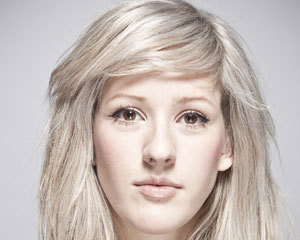
%> input picture Bachelorarbeit/foto1.jpg, 300 x 240 px
$ octave --eval "result = indizieren('foto1.jpg');"   (GNU Octave 9; MATLAB toolbox functions it lacks are replaced by stand-ins)
%> lines starting %> are read from the running program, lines starting %| are printed output that depends on the picture
function [ Bild1, Bild_Ausgabe ] = indizieren( datei )
%> called with datei = 'foto1.jpg'
if datei
Bild1=imread(datei);
%> Bild1 is the input picture: size 240x300x3 uint8; mean R, G, B 197.9, 186.1, 180.8
Bild_Ausgabe=rgb2gray(Bild1);
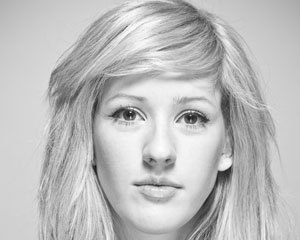
%> Bild_Ausgabe: size 240x300 uint8; min 17, max 255, mean 189
[Bild_Ausgabe,map] = gray2ind(Bild_Ausgabe,256);
%> map = 256 rows, first 12: [0 0 0; 0.00392 0.00392 0.00392; 0.00784 0.00784 0.00784; 0.0118 0.0118 0.0118; 0.0157 0.0157 0.0157; 0.0196 0.0196 0.0196; 0.0235 0.0235 0.0235; 0.0275 0.0275 0.0275; 0.0314 0.0314 0.0314; 0.0353 0.0353 0.0353; 0.0392 0.0392 0.0392; 0.0431 0.0431 0.0431]
colormap(map);

%Bild_Ausgabe=imresize(Bild_Ausgabe, 0.2);
%Bildgr鲞e Anpassen

figure(1);
subplot(2,2,1);
imagesc(Bild_Ausgabe);
%Ausgabe


subplot(2,2,3)
Bild_Ausgabe=flipdim(Bild_Ausgabe, 1);
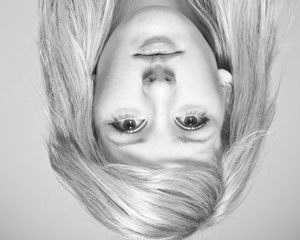
%> Bild_Ausgabe: size 240x300 uint8; min 17, max 255, mean 189; mean of the top-left, top-right, bottom-left and bottom-right quarters 194.3, 187.6, 189.1, 185.2
%> `result = indizieren('foto1.jpg');`:
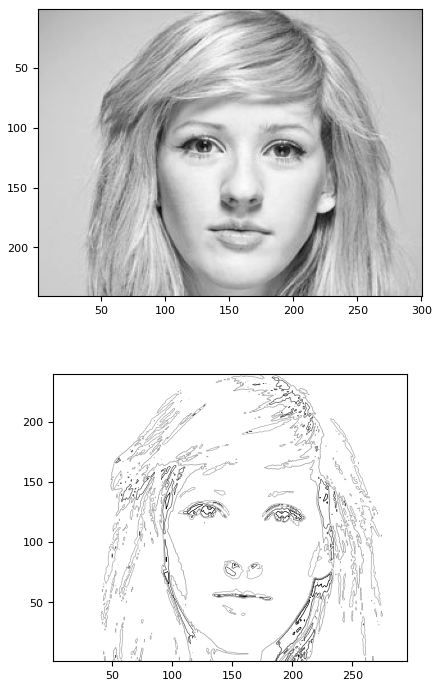
%> figure redrawn from the program's plot data, 2 panels
contour(Bild_Ausgabe, 4);

%disp(Bild_Ausgabe(3,2));
%disp(Bild_Ausgabe);
%Werte der indizierten Datei
axis image;


end

$ run again, on Bachelorarbeit/foto3.jpg
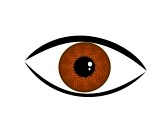
%> input picture Bachelorarbeit/foto3.jpg, 168 x 126 px
%> in indizieren, Bild1 is the input picture: size 126x168x3 uint8; mean R, G, B 227.4, 220.7, 217.1
%> in indizieren, `Bild_Ausgabe=rgb2gray(Bild1);`:
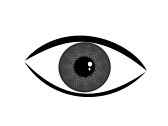
%> Bild_Ausgabe: size 126x168 uint8; min 0, max 255, mean 222.3
%> map = 256 rows, first 12: [0 0 0; 0.00392 0.00392 0.00392; 0.00784 0.00784 0.00784; 0.0118 0.0118 0.0118; 0.0157 0.0157 0.0157; 0.0196 0.0196 0.0196; 0.0235 0.0235 0.0235; 0.0275 0.0275 0.0275; 0.0314 0.0314 0.0314; 0.0353 0.0353 0.0353; 0.0392 0.0392 0.0392; 0.0431 0.0431 0.0431]
%> `result = indizieren('foto1.jpg');`:
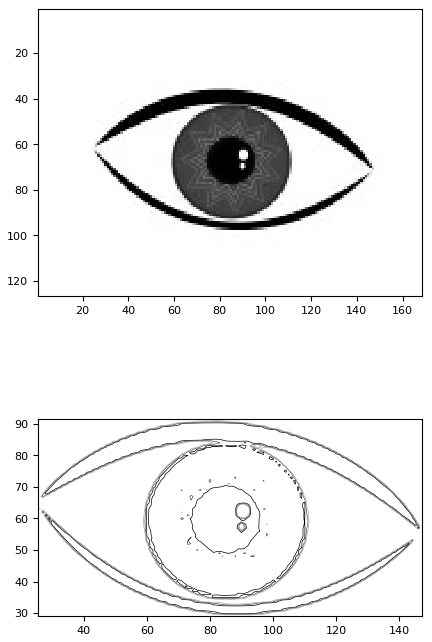
%> figure redrawn from the program's plot data, 2 panels
